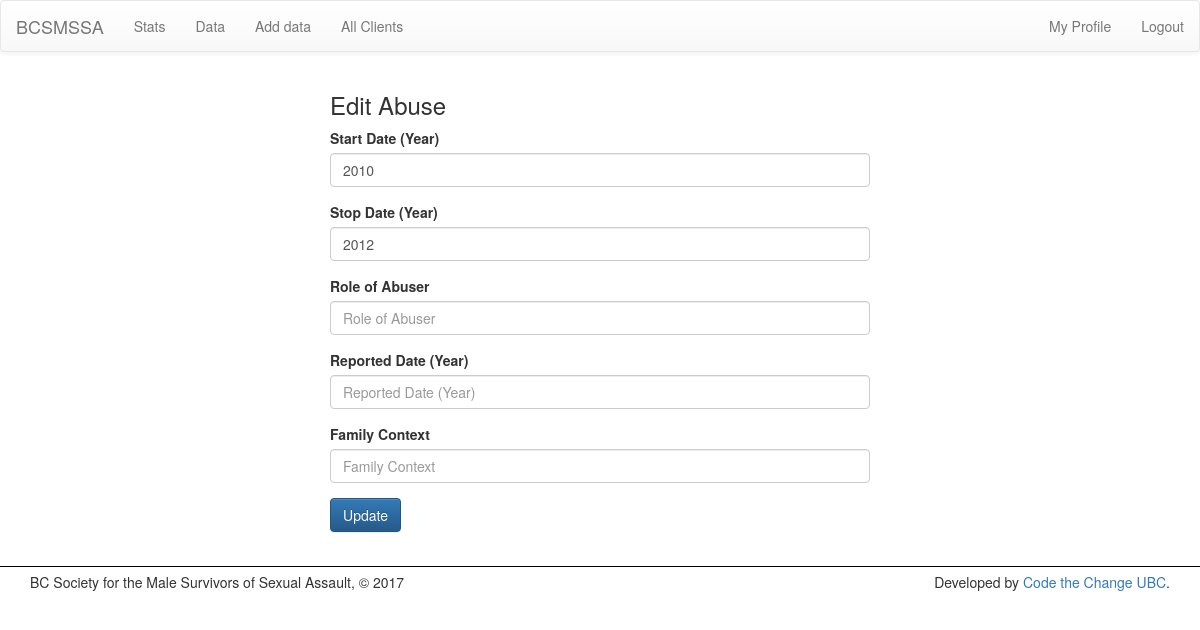
The app's page /edit-abuse/1 (signed in), older data.
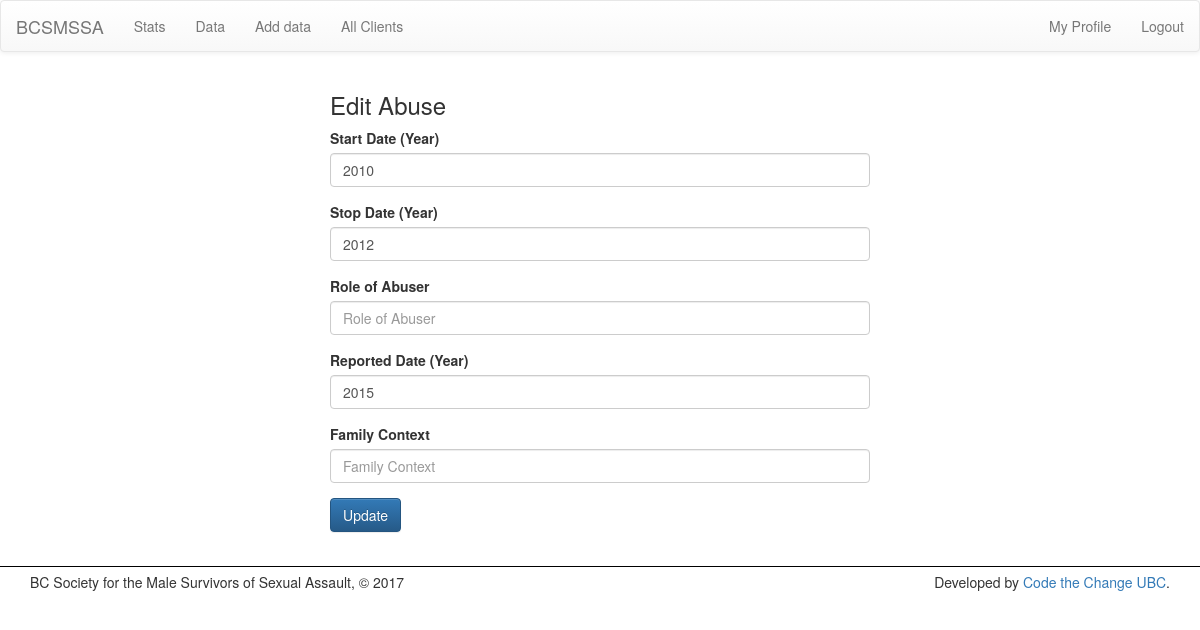
The same page, newer data.
### stats/models.py (models this page shows, shortened)
class Abuse ( models.Model ):
    client              = models.ForeignKey(
        Client, on_delete = models.CASCADE,
        verbose_name='Associated Client Number'
    )
    start_date          = models.CharField(max_length=4, blank=True, verbose_name="Start Date (Year)")
    stop_date           = models.CharField(max_length=4, blank=True, verbose_name="Stop Date (Year)")
    role_of_abuser      = models.CharField(max_length=100, null=True, blank=True, verbose_name="Role of Abuser")
    reported_date       = models.CharField(max_length=4, blank=True, verbose_name="Reported Date (Year)")
    family_context      = models.CharField(max_length=12, blank=True, verbose_name="Family Context")

### stats/views.py (the view)
# urls.py: url(r'^edit-abuse/(?P<pk>[0\w-]+)$', views.AbuseUpdate.as_view(), name='edit_abuse'),
class AbuseUpdate(LoginRequiredMixin, SuccessMessageMixin, UpdateView):
    model = Abuse
    fields = [f.name for f in Abuse._meta.get_fields()[3:]]
    template_name = 'stats/edit.html'
    success_url = '/clients'
    success_message = "Abuse was updated successfully!"
    def get_context_data(self, **kwargs):
        context = super(UpdateView, self).get_context_data(**kwargs)
        context['edit_header'] = "Edit Abuse"
        return context

### stats/templates/stats/edit.html (shortened to what this page needs)
{% extends 'stats/base.html' %}
{% load bootstrap3 %}
{% block body %}
	<div class='container col-sm-6 col-sm-offset-3'>
		<h3>{{ edit_header }}</h3>
		<form action="" method="post">
		    {% bootstrap_form form %}
		    <input class='btn btn-primary' type="submit" value="Update" />
		</form>
	</div>
{% endblock %}

Row changes from the older to the newer data that the page shows:
changed Abuse: reported_date (not shown) → "2015"
